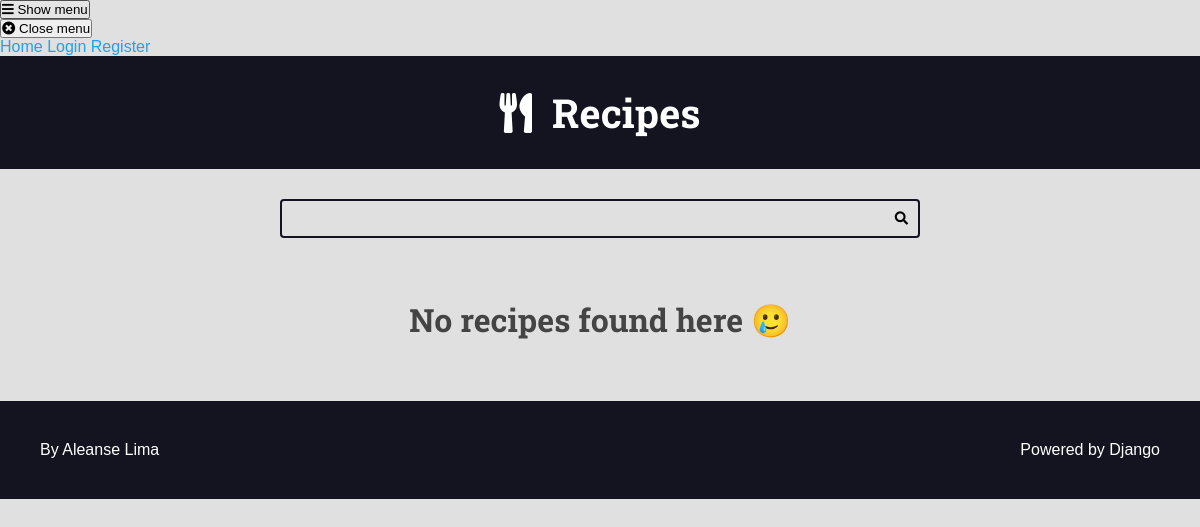
The app's page /, older data.
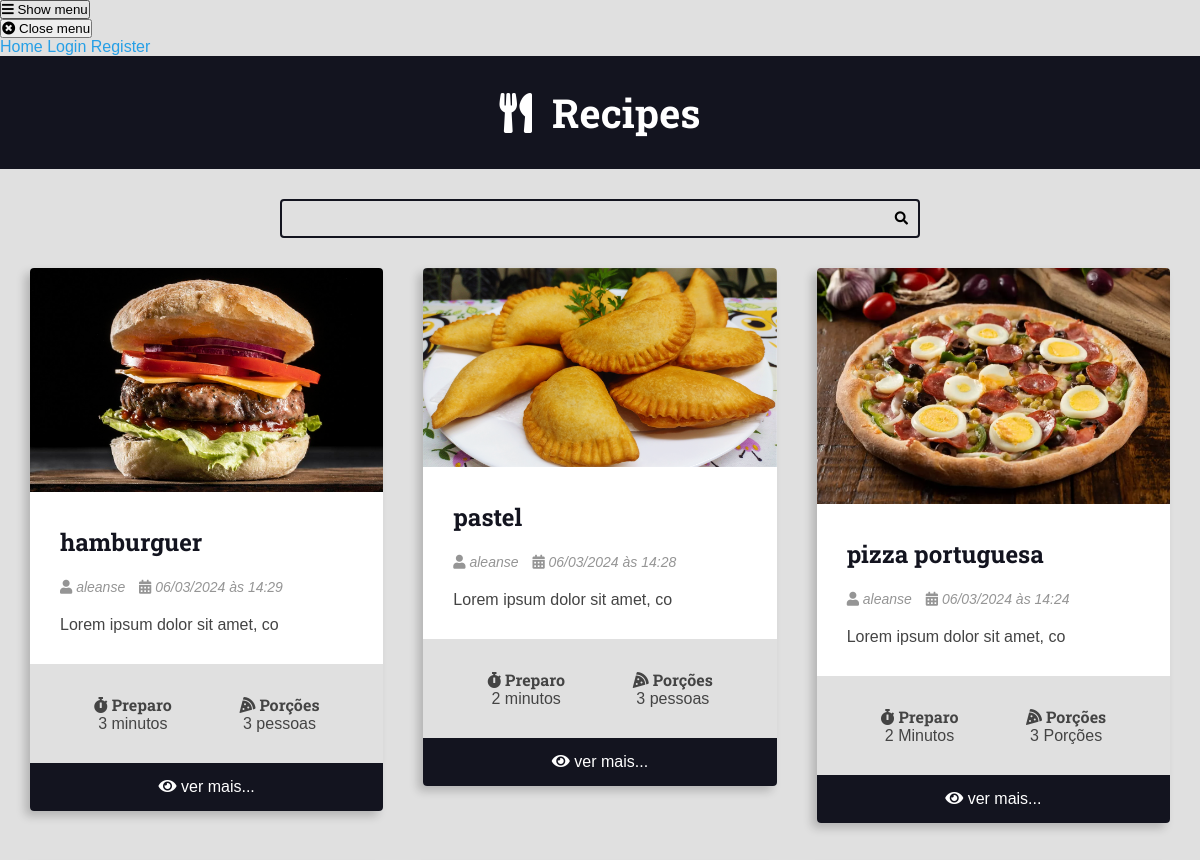
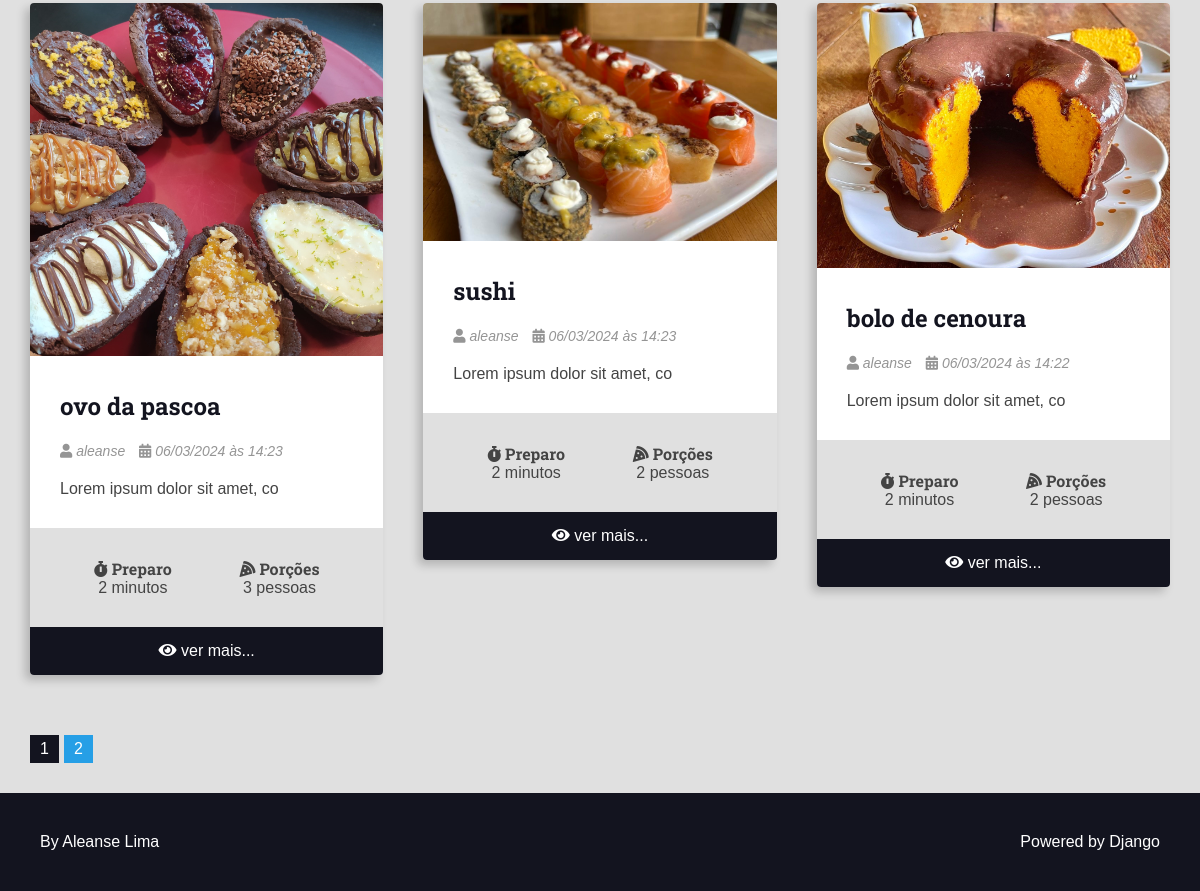
The same page, newer data (2 pictures, top to bottom).
### recipes/models.py (models this page shows, shortened)
class Recipe(models.Model):
    title = models.CharField(max_length=30)
    description = models.TextField(max_length=30)
    slug = models.SlugField(unique=True)
    preparation_time = models.IntegerField()
    preparation_time_unit = models.CharField(max_length=30)
    servings = models.IntegerField()
    servings_unit = models.CharField(max_length=30)
    preparation_steps = models.TextField()
    preparation_steps_is_html = models.BooleanField(default=False)
    created_at = models.DateTimeField(auto_now_add=True)
    updated_at = models.DateTimeField(auto_now=True)
    is_published = models.BooleanField(default=False)
    cover = models.ImageField(upload_to='recipes/covers/%Y/%m/%d/', blank=True, default='')
    category = models.ForeignKey(Category, on_delete=models.SET_NULL, null=True,blank=True,default=None)
    author = models.ForeignKey(User, on_delete=models.SET_NULL, null=True)
    def get_absolute_url(self):
        return reverse("recipes:recipe",args={self.id})

### recipes/views.py (the view)
# urls.py: 2. Add a URL to urlpatterns:  path('', views.home, name='home')
def home(request):
    recipes = Recipe.objects.filter(is_published=True,).order_by('-id')
    page_obj, pagination_range = make_pagination(request, recipes, PER_PAGE)
    return render(request,'recipes/pages/home.html',context={'recipes':page_obj, 'pagination_range': pagination_range})

### utils/recipes/pagination.py (called while the page is built)
def make_pagination(request, queryset, per_page, qty_pages=4):
    try:
        current_page = int(request.GET.get('page', 1))
    except ValueError:
        current_page = 1
    paginator = Paginator(queryset, per_page)
    page_obj = paginator.get_page(current_page)
    pagination_range = make_pagination_range(
        paginator.page_range,
        qty_pages,
        current_page
    )
    return page_obj, pagination_range

### recipes/templates/recipes/pages/home.html (shortened to what this page needs)
{% extends 'global/base.html' %}
{% block content %}
<div class="main-content main-content-list container">
     {% for recipe in recipes %}
    {% include 'recipes/partials/recipe.html' %}
{% empty %}
    <div class="center m-y">
        <h1>No recipes found here 🥲</h1>
    </div>
{% endfor %}
</div>
{% endblock content %}

### base_templates/global/base.html (shortened to what this page needs)
{% load static %}
<!DOCTYPE html>
<html lang="pt-BR">
<head>
     {% include 'global/partials/head.html' %}
</head>
<body>
    {% include 'global/partials/menu.html' %}
    {% include 'global/partials/header.html' %}
    {% include 'global/partials/search.html' %}
    <main class="main-content-container">
        {% block content %}{% endblock content %}
        {% include 'global/partials/pagination.html' %}
    </main>
    {% include 'global/partials/footer.html' %}
</body>
</html>

### base_templates/global/partials/head.html (shortened to what this page needs)
{% load static %}
    <link rel="stylesheet" href="https://cdnjs.cloudflare.com/ajax/libs/font-awesome/5.15.4/css/fontawesome.min.css"
 />
<link rel="stylesheet" href="https://cdnjs.cloudflare.com/ajax/libs/font-awesome/5.15.4/css/brands.min.css"
 />
<link rel="stylesheet" href="https://cdnjs.cloudflare.com/ajax/libs/font-awesome/5.15.4/css/solid.min.css"
 />
<link rel="stylesheet" href="{% static 'global/css/styles.css' %}">
<link rel="stylesheet" href="{% static 'global/css/global_style.css' %}">

### base_templates/global/partials/menu.html
<button class="button-show-menu button-show-menu-visible">
  <i class="fas fa-bars"></i>
  <span class="hidden-text">Show menu</span>
</button>
<div class="menu-container menu-hidden">
  <button class="button-close-menu button-close-menu-visible">
    <i class="fas fa-times-circle"></i>
    <span class="hidden-text">Close menu</span>
  </button>
  <div class="menu-content">
    <nav class="menu-nav">
      <a href="{% url 'recipes:home' %}">Home</a>
      {% if user.is_authenticated %}
        <a href="{% url 'authors:dashboard_new_recipe' %}">New recipe</a>
        <a href="{% url 'authors:dashboard' %}">Dashboard</a>
         <a class="authors-logout-link" href="{% url 'authors:logout' %}">Logout</a>
        {% include 'authors/partials/form_logout.html' %}
      {% else %}
        <a href="{% url 'authors:login' %}">Login</a>
        <a href="{% url 'authors:register' %}">Register</a>
    {% endif %}
    </nav>
  </div>
</div>

### base_templates/global/partials/header.html
<header class="main-header-container">
    <div class="main-header container">
        <h1>
            <a class="main-logo" href="{% url 'recipes:home' %}">
                <i class="fas fa-utensils main-logo-icon"></i>
                <span class="main-logo-text">Recipes</span>
            </a>
        </h1>
    </div>
</header>

### base_templates/global/partials/search.html
<div class="search-container">
    <div class="container">
         <form action="{% url 'recipes:search' %}" method="GET" class="search-form">
             <input type="search" class="search-input" name="q" value="{{ search_term }}" required>
            <button type="submit" class="search-button"><i class="fas fa-search"></i></button>
        </form>
    </div>
</div>

### recipes/templates/recipes/partials/recipe.html (shortened to what this page needs)
<div class="recipe recipe-list-item">
   {% if recipe.cover %}
    <div class="recipe-cover">
        <a href="{{ recipe.get_absolute_url }}">
            <img src="{{ recipe.cover.url }}" alt="Temporário">
        </a>
    </div>
    {% endif %}
    <div class="recipe-title-container">
         <h2 class="recipe-title">
            <a href="{{ recipe.get_absolute_url }}">
                {{ recipe.title }}
            </a>
        </h2>
    </div>
    <div class="recipe-author">
       {% if recipe.author is not None %}
        <span class="recipe-author-item">
            <i class="fas fa-user"></i>
            {% if recipe.author.first_name %}
                {{ recipe.author.first_name }} {{ recipe.author.last_name }}
            {% else %}
                {{ recipe.author.username }}
            {% endif %}
        </span>
        {% endif %}
        <span class="recipe-author-item">
            <i class="fas fa-calendar-alt"></i>
            {{ recipe.created_at|date:"d/m/Y" }} às {{ recipe.created_at|date:"H:i" }}
        </span>
    </div>
    <div class="recipe-content">
         <p>{{ recipe.description }}</p>
    </div>
    <div class="recipe-meta-container">
        <div class="recipe-meta recipe-preparation">
            <h3 class="recipe-meta-title"><i class="fas fa-stopwatch"></i> Preparo</h3>
            <div class="recipe-meta-text">
               {{ recipe.preparation_time }} {{ recipe.preparation_time_unit }}
            </div>
        </div>
        <div class="recipe-meta recipe-servings">
            <h3 class="recipe-meta-title"><i class="fas fa-pizza-slice"></i> Porções</h3>
            <div class="recipe-meta-text">
                {{ recipe.servings }} {{ recipe.servings_unit }}
            </div>
        </div>
    </div>
   {% if is_detail_page is not True %}
    <footer class="recipe-footer">
        <a class="recipe-read-more button button-dark button-full-width" href="{% url 'recipes:recipe' recipe.id %}">
            <i class="fas fa-eye"></i>
            <span>ver mais...</span>
        </a>
    </footer>
    {% endif %}
</div>

### base_templates/global/partials/pagination.html (shortened to what this page needs)
{% if recipes.has_other_pages %}
  <div class="container pagination">
    <div class="pagination-content">
      {% for page in pagination_range.pagination %}
        {% if pagination_range.current_page == page %}
          <a class="page-link page-item page-current" href="?page={{ page }}{{ additional_url_query }}">{{ page }}</a>
        {% else %}
           <a class="page-link page-item" href="?page={{ page }}{{ additional_url_query }}">{{ page }}</a>
        {% endif %}
      {% endfor %}
    </div>
  </div>
{% endif %}

### base_templates/global/partials/footer.html
<footer class="main-footer">
  <div class="developer">
    <a href="https://github.com/aleanse" target="_blank" rel="noreferrer noopener">By Aleanse Lima</a>
  </div>
  <div class="powered">
    <a href="https://www.djangoproject.com/" target="_blank" rel="noreferrer noopener">Powered by Django</a>
  </div>
</footer>

### base_static/global/css/styles.css (style rules this page uses)
:root { --color-primary: #269fe6; --color-primary-hover: #2086c2; --color-primary-dark: #13141f; --color-primary-dark-hover: #212336; --color-primary-light: #d4ecfa; --color-primary-light-hover: #bdd8e7; --color-white: #fff; --color-black: #000; --color-dark-text: #444; --color-info-light: #cce5ff; --color-debug-light: #cce5ff; --color-success-light: #d4edda; --color-alert-light: #fff3cd; --color-warning-light: #fff3cd; --color-error-light: #f8d7da; --color-info-dark: #4d86c4; --color-debug-dark: #4d86c4; --color-success-dark: #4a9c5d; --color-alert-dark: #927f40; --color-warning-dark: #927f40; --color-error-dark: #da525d; --color-gray-0: #f9f9f9; --color-gray-1: #e0e0e0; --color-gray-2: #c7c7c7; --color-gray-3: #aeaeae; --color-gray-4: #959595; --color-gray-5: #7d7d7d; --color-gray-6: #646464; --color-gray-7: #4b4b4b; --color-gray-8: #323232; --color-gray-9: #191919; --font-primary: sans-serif; --font-headings: 'Roboto Slab', serif; --spacing-gutter-medium: 3rem; --spacing-gutter-large: 4rem; }
* { padding: 0; margin: 0; box-sizing: border-box; }
html { font-size: 62.5%; }
body { font-size: 1.6rem; font-family: var(--font-primary); background: var(--color-gray-1); color: var(--color-dark-text); }
h1, h2, h3, h4, h5, h6 { font-family: var(--font-headings); }
.container { max-width: 144rem; margin: 0 auto; padding: var(--spacing-gutter-medium); }
.main-header-container { background: var(--color-primary-dark); }
.main-logo { font-size: 4rem; color: var(--color-white); text-decoration: none; display: flex; flex-flow: row nowrap; align-items: center; justify-content: center; width: fit-content; margin: 0 auto; }
.main-logo-icon { margin-right: 2rem; }
.search-form { border: .2rem solid var(--color-primary-dark); max-width: 64rem; margin: 0 auto; border-radius: .4rem; position: relative; transition: all 300ms ease-in-out; }
.search-input, .search-button { border: none; background: none; outline: none; padding: 1rem; transition: all 300ms ease-in-out; }
.search-input { width: 100%; padding-right: 3rem; }
.search-button { position: absolute; top: 0; right: 0; }
.main-content { padding-top: 0; }
.main-content-list { display: grid; grid-template-columns: repeat(auto-fit, minmax(340px, 1fr)); gap: var(--spacing-gutter-large); }
.recipe { background: var(--color-white); box-shadow: -5px 5px 10px rgba(0, 0, 0, .2); transform: scale(1); transition: all 300ms ease-in-out; border-radius: .4rem; overflow: hidden; }
.recipe img { max-width: 100%; }
.recipe-list-item { max-width: 64rem; height: fit-content; }
.recipe-title-container { padding: var(--spacing-gutter-medium); padding-bottom: 2rem; }
.recipe-title-container a { text-decoration: none; color: var(--color-primary-dark); }
.recipe-author { padding: 0 var(--spacing-gutter-medium); }
.recipe-content { padding: var(--spacing-gutter-medium); padding-top: 2rem; }
.recipe-author-item { color: var(--color-gray-4); margin-right: 1rem; font-style: italic; font-size: 1.4rem; }
.recipe-meta-container { display: flex; flex-flow: row wrap; padding: var(--spacing-gutter-medium); background: var(--color-gray-1); }
.recipe-meta { display: flex; flex-flow: column nowrap; flex-shrink: 1; flex-grow: 1; text-align: center; }
.recipe-meta-title { font-size: 1.6rem; }
.recipe-footer a { background: var(--color-primary-dark); display: block; color: var(--color-white); text-decoration: none; text-align: center; padding: 1.5rem var(--spacing-gutter-medium); transition: all 300ms ease-in-out; }
img { max-width: 100%; }
a { color: var(--color-primary); text-decoration: none; }
.main-footer { display: flex; align-items: center; justify-content: space-between; background: var(--color-primary-dark); color: var(--color-white); padding: var(--spacing-gutter-large); }
.main-footer a { color: var(--color-white); text-decoration: none; transition: all 300ms ease-in-out; }
.pagination-content { display: flex; flex-flow: row wrap; gap: 1rem 0.5rem; }
.pagination .page-item { background: var(--color-gray-3); padding: 0.5rem 1rem; }
.pagination .page-link { text-decoration: none; background: var(--color-primary); color: var(--color-white); }
.pagination .page-current { background: var(--color-primary-dark); }

Row changes from the older to the newer data that the page shows:
added Recipe: cover (picture), title "hamburguer", author.username "aleanse", created_at "06/03/2024", created_at "14:29", description "Lorem ipsum dolor sit amet, co", preparation_time "3", preparation_time_unit "minutos", servings "3", servings_unit "pessoas"
added Recipe: cover (picture), title "pastel", author.username "aleanse", created_at "06/03/2024", created_at "14:28", description "Lorem ipsum dolor sit amet, co", preparation_time "2", preparation_time_unit "minutos", servings "3", servings_unit "pessoas"
added Recipe: cover (picture), title "pizza portuguesa", author.username "aleanse", created_at "06/03/2024", created_at "14:24", description "Lorem ipsum dolor sit amet, co", preparation_time "2", preparation_time_unit "Minutos", servings "3", servings_unit "Porções"
added Recipe: cover (picture), title "ovo da pascoa", author.username "aleanse", created_at "06/03/2024", created_at "14:23", description "Lorem ipsum dolor sit amet, co", preparation_time "2", preparation_time_unit "minutos", servings "3", servings_unit "pessoas"
added Recipe: cover (picture), title "sushi", author.username "aleanse", created_at "06/03/2024", created_at "14:23", description "Lorem ipsum dolor sit amet, co", preparation_time "2", preparation_time_unit "minutos", servings "2", servings_unit "pessoas"
added Recipe: cover (picture), title "bolo de cenoura", author.username "aleanse", created_at "06/03/2024", created_at "14:22", description "Lorem ipsum dolor sit amet, co", preparation_time "2", preparation_time_unit "minutos", servings "2", servings_unit "pessoas"
Text that changed along with them:
new list line: "1"
new list line: "2"
text no longer shown: "No recipes found here 🥲"
